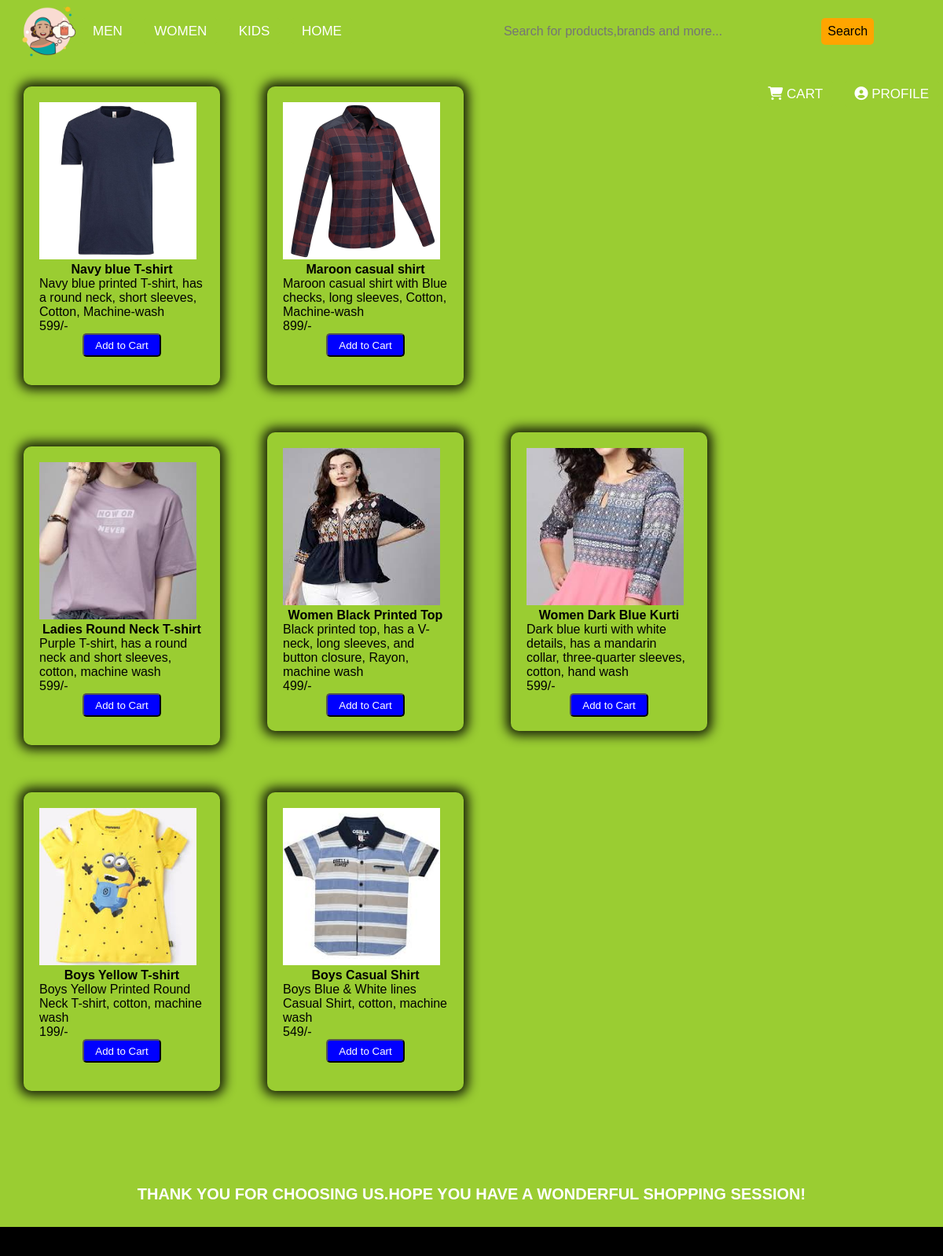
/shirts.php, run on the app's committed database.
### tables this page shows
CREATE TABLE `stock` (
  `item_id` int(200) NOT NULL,
  `category` varchar(200) NOT NULL,
  `item` varchar(200) NOT NULL,
  `product_name` varchar(200) DEFAULT NULL,
  `description` varchar(200) NOT NULL,
  `cost` int(200) NOT NULL,
  `image` varchar(200) NOT NULL
);

### shirts.php (the view, shortened to what this page needs)
<?php require_once "header.php";
?>
<!DOCTYPE html>
<html lang="en">
<head>
    <link rel="stylesheet" href="categories.css">
</head>
<body>
    <div class="page-content">
        <?php
        $stmt = $pdo->query("SELECT * FROM stock where item like '%shirt%' or product_name like '%shirt%'");
        while ($row = $stmt->fetch(PDO::FETCH_ASSOC)) {
            echo '<div class="shirts">';
            echo '<div class="card">';
            echo '<img src= "' . $row['image'] . '" alt="...">';
            echo '<p class="highlight">' . $row['product_name'] . '</p>';
            echo '<p>' . $row['description'] . '</p>';
            echo '<p>' . $row['cost'] . "/-" . '</p>';
            echo '<form method="POST">';
            echo '<button type=submit name="Add_to_Cart">Add to Cart</button>';
            echo '</form>';
            echo '</div>';
            echo '</div>';
        }
        ?>
    </div>
</body>
<footer>
    <h2>Thank you for choosing us.Hope you have a wonderful shopping session!</h2>
</footer>
</html>

### header.css (style rules this page uses)
* { padding: 0; margin: 0; text-decoration: none; box-sizing: border-box; list-style: none; font-family: sans-serif; background-color: yellowgreen; }

### categories.css (style rules this page uses)
h2 { padding: 30px; font-size: 20px; margin-top: 20px; font-weight: bold; text-align: center; margin-bottom: 20px; text-transform: uppercase; font-weight: bolder; }
.shirts { display: inline-block; }
.card { width: 250px; height: 380px; margin: 30px; padding: 20px; border-radius: 10px; box-shadow: 0px 0px 14px 6px rgba(0, 0, 0, 0.84); }
.card p { font-family: sans-serif; font-size: medium; }
.highlight { text-align: center; font-weight: bold; }
.card img { width: 200px; height: 200px; }
.card button { display: block; margin-left: auto; margin-right: auto; margin-top: auto; width: 100px; height: 30px; border-radius: 5px; background-color: blue; color: #ffffff; outline: none; cursor: pointer; }
footer { width: 100%; height: 100px; background: #000000; margin-top: 40px; color: #ffffff; }
footer h2 { padding: 30px; font-size: 20px; margin-top: 20px; font-weight: bold; text-align: center; margin-bottom: 20px; text-transform: uppercase; font-weight: bolder; }
html, body { height: 100%; margin: 0; }
.page-content { min-height: 100%; margin-bottom: -100px; }
.page-content::after { content: ""; display: block; }
footer, .page-content::after { height: 120px; }

### data on the page
stock: image (picture), product_name "Navy blue T-shirt", description "Navy blue printed T-shirt, has a round neck, short sleeves, Cotton, Machine-wash", cost "599"
stock: image (picture), product_name "Maroon casual shirt", description "Maroon casual shirt with Blue checks, long sleeves, Cotton, Machine-wash", cost "899"
stock: image (picture), product_name "Ladies Round Neck T-shirt", description "Purple T-shirt, has a round neck and short sleeves, cotton, machine wash", cost "599"
stock: image (picture), product_name "Women Black Printed Top", description "Black printed top, has a V-neck, long sleeves, and button closure, Rayon, machine wash", cost "499"
stock: image (picture), product_name "Women Dark Blue Kurti", description "Dark blue kurti with white details, has a mandarin collar, three-quarter sleeves, cotton, hand wash", cost "599"
stock: image (picture), product_name "Boys Yellow T-shirt", description "Boys Yellow Printed Round Neck T-shirt, cotton, machine wash", cost "199"
stock: image (picture), product_name "Boys Casual Shirt", description "Boys Blue & White lines Casual Shirt, cotton, machine wash", cost "549"

### other printed values
$profile "PROFILE"
